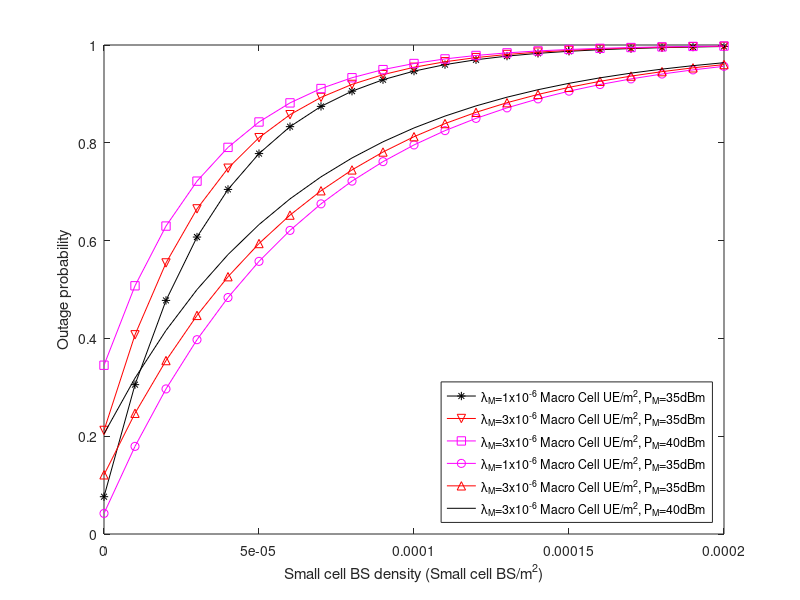

Reproduce this figure in MATLAB.
clear all;
close all;
clc;

	
alpha = 4;
	
	

	
lambda_M_array = [1 3]*(10^(-6));     	
lambda_M_num = size(lambda_M_array,2);

	
P_Su_dB = 22;           	
P_Sd_dB = 30;           	

P_M_array = [35 40];                	
P_M_num = size(P_M_array,2);

	
P_M_array = 10.^(P_M_array/10);
P_Su = 10^(P_Su_dB/10);
P_Sd = 10^(P_Sd_dB/10);

Pr_u = 0.6;                 	
Pr_d = 1-Pr_u;              	

xi_M_dB = -5;        	
xi_Sd_dB = 0;       	
xi_Su_dB = 0;       	
	
xi_M = 10^(xi_M_dB/10);
xi_Sd = 10^(xi_Sd_dB/10);
xi_Su = 10^(xi_Su_dB/10);

R_M0 = 100;
R_Su0 = 60;
R_Sd0 = 70;

eta_M = pi*(xi_M^(2/alpha))*(R_M0^2)*gamma(1+2/alpha)*gamma(1-2/alpha);
eta_Su = pi*(xi_Su^(2/alpha))*(R_Su0^2)*gamma(1+2/alpha)*gamma(1-2/alpha);
eta_Sd = pi*(xi_Sd^(2/alpha))*(R_Sd0^2)*gamma(1+2/alpha)*gamma(1-2/alpha);

line_style = char('-k*','-rv','-ms','-mo','-r^','-k');

	
lambda_S_ini = 0;
lambda_S_end = 2*10^(-4);
lambda_S_num = 20;
delta_lambda_S = (lambda_S_end-lambda_S_ini)/lambda_S_num;
lambda_S = lambda_S_ini:1*delta_lambda_S:1*lambda_S_end;		

	
P_M = P_M_array(1,1);
for lambda_M_ite = 1:lambda_M_num;
    lambda_M = lambda_M_array(1,lambda_M_ite);
		
	Outage_SmallCell_uplink = 1 - exp(-lambda_M*eta_Su*((P_M/P_Su)^(2/alpha))-...
	lambda_S*eta_Su*(Pr_u+Pr_d*((P_Sd/P_Su)^(2/alpha))));
	plot(lambda_S(1,:), Outage_SmallCell_uplink(1,:), line_style(lambda_M_ite,:))
	hold on;
end
P_M = P_M_array(1,2);
	
Outage_SmallCell_uplink = 1 - exp(-lambda_M*eta_Su*((P_M/P_Su)^(2/alpha))-...
    lambda_S*eta_Su*(Pr_u+Pr_d*((P_Sd/P_Su)^(2/alpha))));
plot(lambda_S(1,:), Outage_SmallCell_uplink(1,:), line_style(lambda_M_num+1,:))
hold on;

P_M = P_M_array(1,1);
	
for lambda_M_ite = 1:lambda_M_num;
    lambda_M = lambda_M_array(1,lambda_M_ite);
	Outage_SmallCell_downlink = 1 - exp(-lambda_M*eta_Sd*((P_M/P_Sd)^(2/alpha))-...
        lambda_S*eta_Sd*(Pr_u*((P_Su/P_Sd)^(2/alpha))+Pr_d));
    plot(lambda_S(1,:), Outage_SmallCell_downlink(1,:), line_style(3+lambda_M_ite,:))
end

P_M = P_M_array(1,2);
	
Outage_SmallCell_downlink = 1 - exp(-lambda_M*eta_Sd*((P_M/P_Sd)^(2/alpha))-...
    lambda_S*eta_Sd*(Pr_u*((P_Su/P_Sd)^(2/alpha))+Pr_d));
plot(lambda_S(1,:), Outage_SmallCell_downlink(1,:), line_style(6,:))
hold on;

	
	
xlabel('Small cell BS density (Small cell BS/m^2)');
ylabel('Outage probability');
legend('\lambda_{M}=1x10^{-6} Macro Cell UE/m^2, P_{M}=35dBm',...
    '\lambda_{M}=3x10^{-6} Macro Cell UE/m^2, P_{M}=35dBm',...
    '\lambda_{M}=3x10^{-6} Macro Cell UE/m^2, P_{M}=40dBm',...
    '\lambda_{M}=1x10^{-6} Macro Cell UE/m^2, P_{M}=35dBm',...
    '\lambda_{M}=3x10^{-6} Macro Cell UE/m^2, P_{M}=35dBm',...
    '\lambda_{M}=3x10^{-6} Macro Cell UE/m^2, P_{M}=40dBm',...
        'Location','SouthEast');
axis([lambda_S_ini,lambda_S_end,0,1])
	
